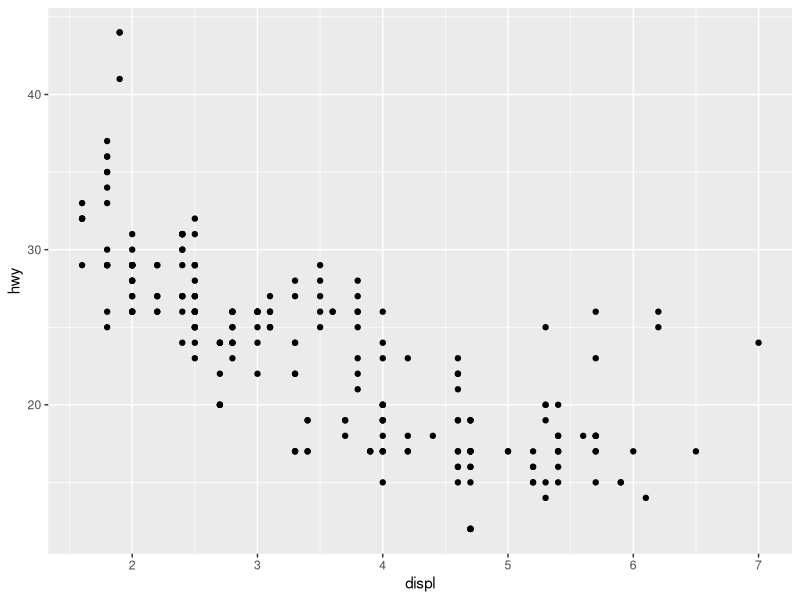
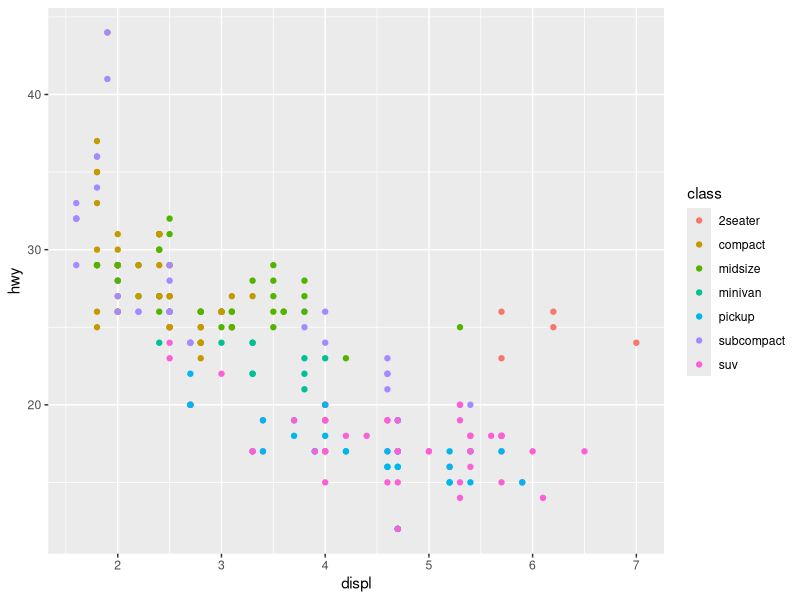
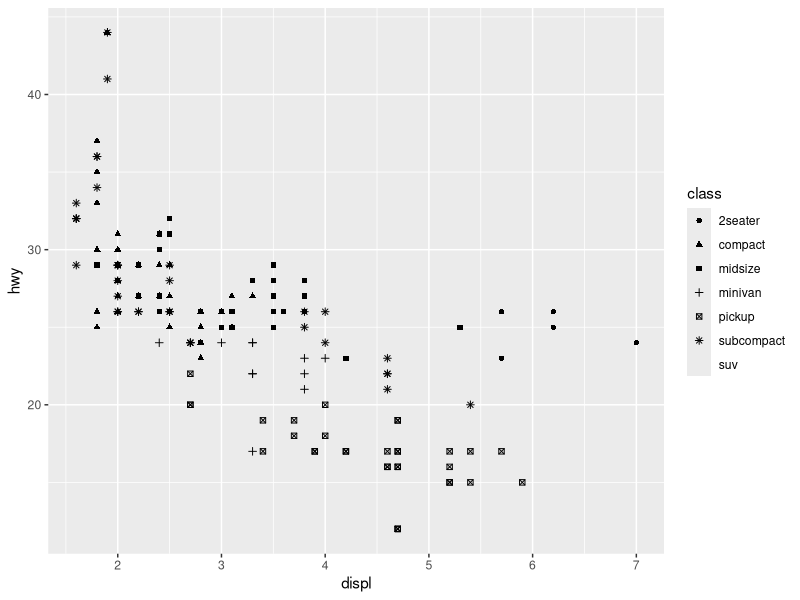
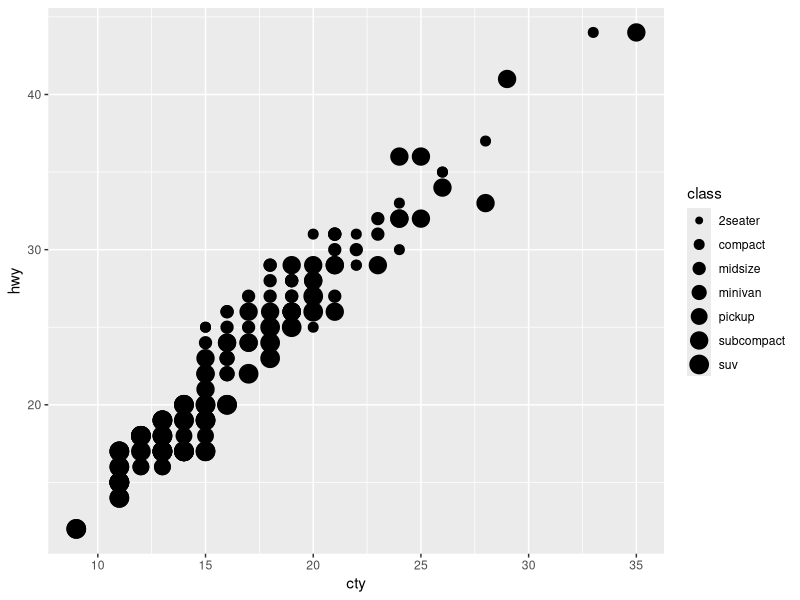
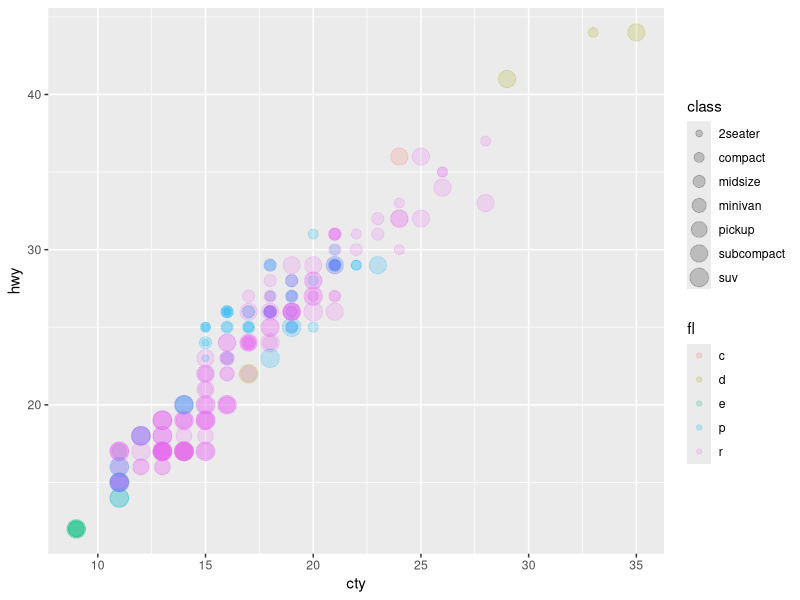
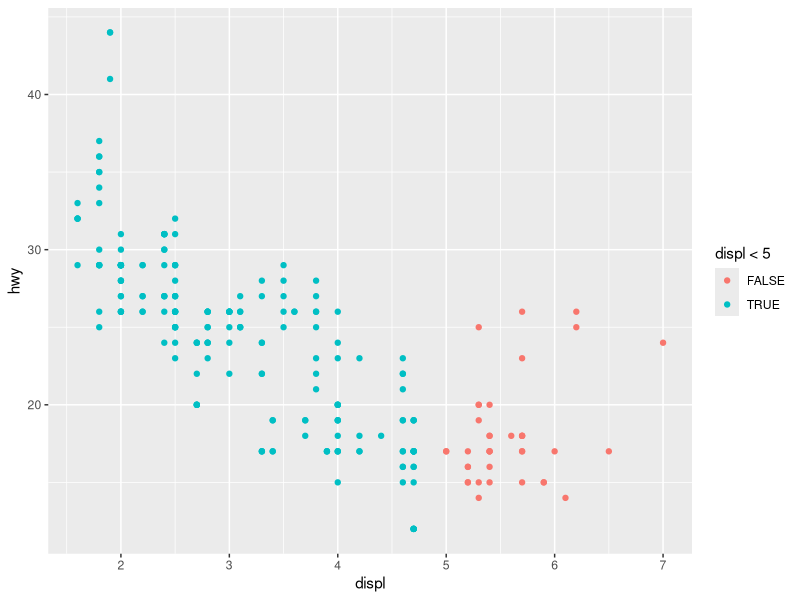
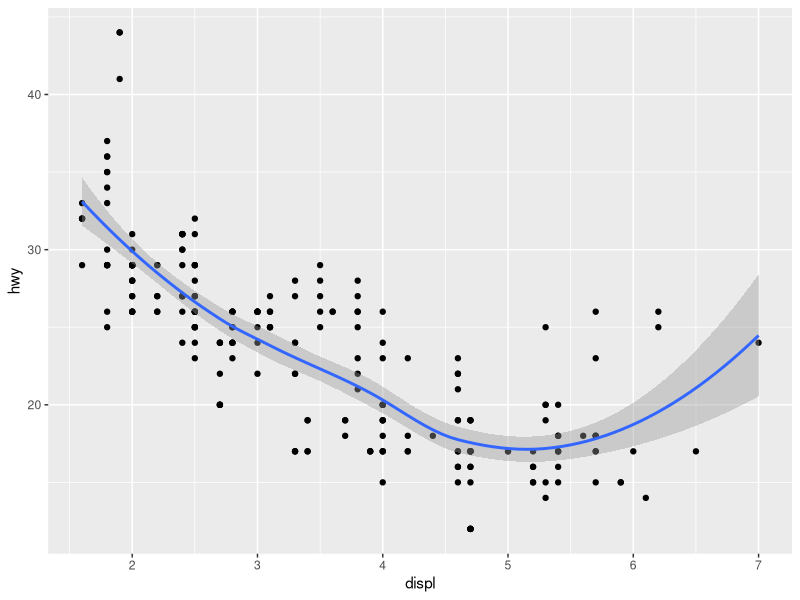
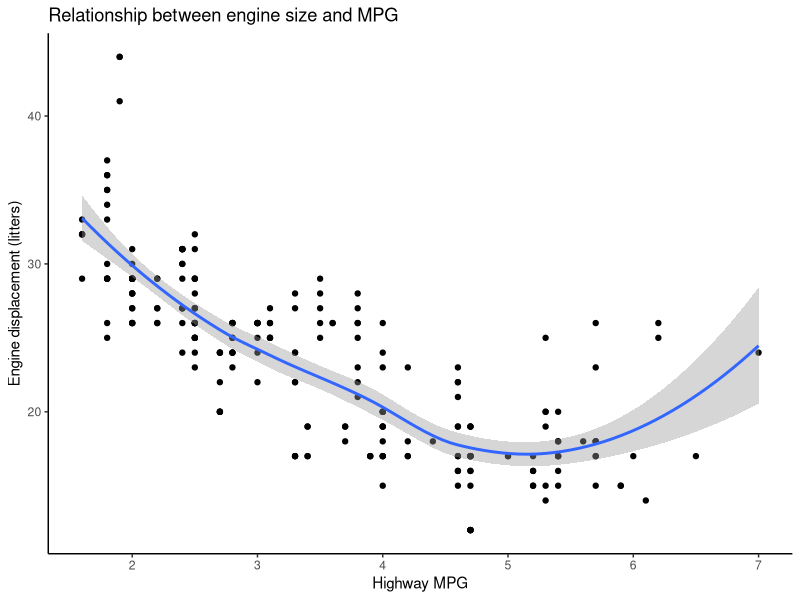

Here is the R script that generated these plots, in order:
## ---- chunk 1
knitr::opts_chunk$set(echo = TRUE)
library(tidyverse)
## ---- chunk 2


#data()
#?mpg
#mpg

g <- ggplot(data = mpg, aes(x = displ, y = hwy))
g + geom_point()


## ---- chunk 3

g + geom_point(aes(color = class))

## ---- chunk 4

ggplot(data = mpg, aes(x=displ, y = hwy, shape = class)) + 
  geom_point()

## ---- chunk 5

ggplot(data = mpg, aes(x = cty, y = hwy, size = class)) + geom_point()

## ---- chunk 6

ggplot(data = mpg, aes(x = cty, y = hwy, size = class, color = fl)) + 
  geom_point(alpha = 0.2)

## ---- chunk 7

ggplot(data = mpg) + 
  geom_point(mapping = aes(colour = displ < 5, x = displ, y = hwy))
   

## ---- chunk 8

ggplot(data = mpg, aes(x = displ, y = hwy)) +
  geom_point() + 
  geom_smooth()


## ---- chunk 9

ggplot(data = mpg, aes(x = displ, y = hwy)) +
  geom_point() + 
  geom_smooth() + 
  labs(title = "Relationship between engine size and MPG", 
       x = "Highway MPG",
       y = "Engine displacement (litters)") + 
  theme_classic()


